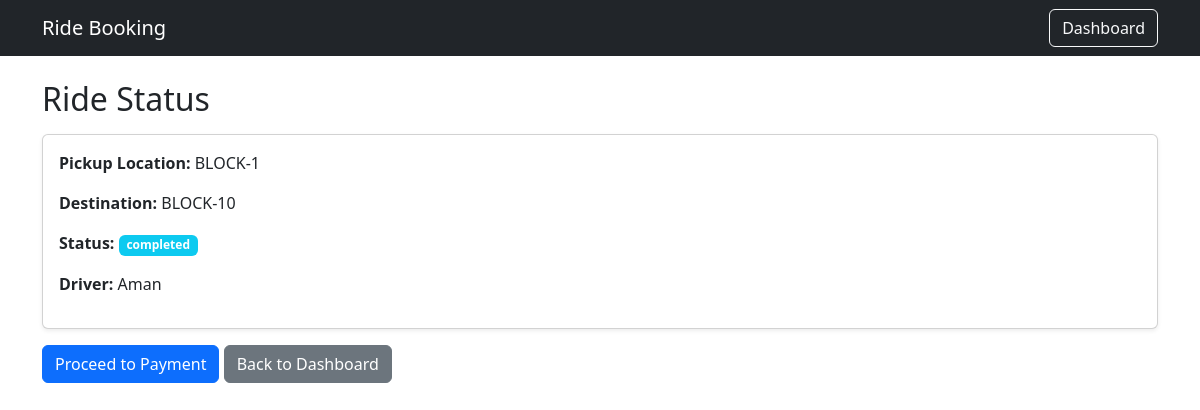
/booking/ride-status/2 (signed in), run on the app's committed database.
### RideBooking/models.py (models this page shows, shortened)
class Ride(models.Model):
    STATUS_CHOICES =[
        ("requested","Requested"),
        ("accepted","Accepted"),
        ("completed","Completed"),
        ("cancelled","Cancelled"),
    ]
    LOCATIONS = [
        ("BLOCK-1","B1"),
        ("BLOCK-2","B2"),
        ("BLOCK-3","B3"),
        ("BLOCK-4","B4"),
        ("BLOCK-5","B5"),
        ("BLOCK-6","B6"),
        ("BLOCK-7","B7"),
        ("BLOCK-8","B8"),
        ("BLOCK-9","B9"),
        ("BLOCK-10","B10"),
        ("BLOCK-11","B11"),
        ("BLOCK-12","B12"),
        ("BLOCK-13","B13"),
        ("BLOCK-14","B14"),
        ("BLOCK-15","B15"),
    ]
    rider = models.ForeignKey(User,on_delete=models.CASCADE,related_name="rides_as_rider")
    driver = models.ForeignKey(User,on_delete=models.SET_NULL,null=True,blank=True,related_name="rides_as_driver")
    pickup_location = models.CharField(max_length=20,choices=LOCATIONS)
    destination = models.CharField(max_length=20, choices=LOCATIONS)
    status = models.CharField(max_length=20,choices=STATUS_CHOICES, default="requested")
    created_at = models.DateTimeField(auto_now_add=True)
    updated_at = models.DateTimeField(auto_now=True)

### RideBooking/views.py (the view)
# urls.py: path("ride-status/<int:ride_id>",views.ride_status,name="ride_status"),
@login_required
def ride_status(request,ride_id):
    ride = Ride.objects.get(id = ride_id)
    allowed_status = ['requested', 'accepted']
    return render(request,"ride_status.html",{"ride":ride,"allowed_status":allowed_status})

### templates/ride_status.html (shortened to what this page needs)
<!DOCTYPE html>
<html lang="en">
<head>
    <link href="https://cdn.jsdelivr.net/npm/bootstrap@5.3.0/dist/css/bootstrap.min.css" rel="stylesheet">
</head>
<body>
    <nav class="navbar navbar-expand-lg navbar-dark bg-dark">
        <div class="container">
            <a class="navbar-brand" href="#">Ride Booking</a>
            <a href="{% url 'dashboard' %}" class="btn btn-outline-light">Dashboard</a>
        </div>
    </nav>
    <div class="container mt-4">
        <h2 class="mb-3">Ride Status</h2>
        <div class="card p-3 shadow-sm">
            <p><strong>Pickup Location:</strong> {{ ride.pickup_location }}</p>
            <p><strong>Destination:</strong> {{ ride.destination }}</p>
            <p><strong>Status:</strong> <span class="badge bg-info" id="ride-status">{{ ride.status }}</span></p>
            <p><strong>Driver:</strong> <span id="ride-driver">{% if ride.driver %}{{ ride.driver.username }}{% else %}Waiting for driver...{% endif %}</span></p>
        </div>
        {% if ride.status == 'completed' and not ride.payment %}
            <a href="{% url 'payment' ride.id %}" class="btn btn-primary mt-3">Proceed to Payment</a>
        {% endif %}
        <a href="{% url 'dashboard' %}" class="btn btn-secondary mt-3">Back to Dashboard</a>
    </div>
</body>
</html>

### data on the page
Ride: pickup_location "BLOCK-1", destination "BLOCK-10", status "completed", driver.username "Aman"
